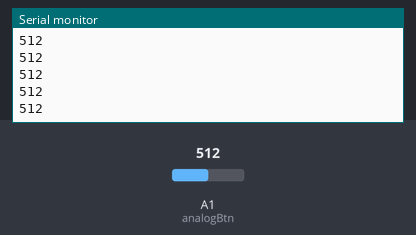
The sketch below on a simulated Arduino Uno, built with avr-gcc and run on an emulated ATmega328P. Parts: the last lines printed to the serial monitor. The test bench sets the inputs (shaded band); at power-on: A1 (analogBtn) = 512.

Above: at 1.2 s.
1.3 s: A1 (analogBtn) set to 716
At 1.56 s:
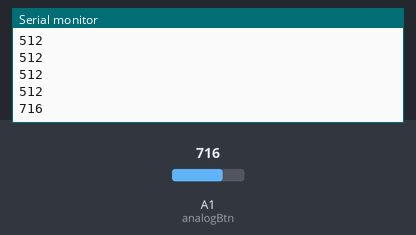
2.8 s: A1 (analogBtn) set to 714
At 2.97 s:
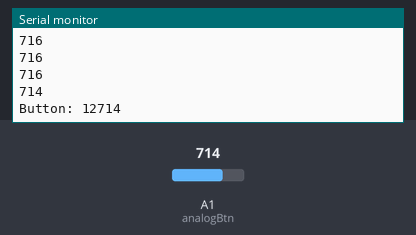
Timing chart, 0 to 5.8 s (numbered marks = the images above; inputs shaded):
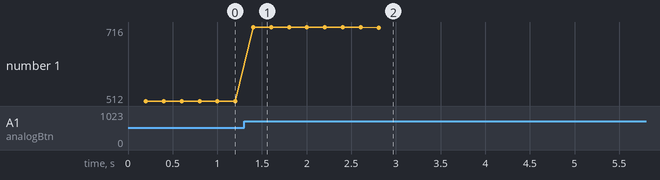

Measured:
- the behaviour switches between 715 and 714 on A1 (analogBtn) (found by bisection; images 1 and 2)
- after the input at 1.3 s, the serial monitor: prints a new line after 0.10 s (image 1)
- after the input at 2.8 s, the serial monitor: prints a new line at once (image 2)
- plotted number 1: 512 → 716 after the input at 1.3 s, 716 → 714 after the input at 2.8 s

The sketch:

Multiple_button.ino
```cpp
// (licence header left out)
int j = 1;
//---------!!!!!!!!!Values of the button might change, set it properly!!!!!----------
int Button[15][3] = {{1, 832, 838}, // button 1
                    {2, 688, 692}, // button 2
                    {3, 508, 511}, // button 3
                    {4, 313, 320}, // button 4
                    {5, 174, 176}, // button 5
                    {6, 886, 888}, // button 1 + button 2
                    {7, 864, 866}, // button 1 + button 3
                    {8, 850, 852}, // button 1 + button 4
                    {9, 842, 845}, // button 1 + button 5
                    {10, 771, 773}, // button 2 + button 3
                    {11, 734, 736}, // button 2 + button 4
                    {12, 711, 714}, // button 2 + button 5
                    {13, 603, 606}, // button 3 + button 4
                    {14, 558, 560}, // button 3 + button 5
                    {15, 405, 409}}; // button 4 + button 5
const int analogBtn = 1;
int label = 0;
int counter = 0;
long time = 0;
int current_state = 0;
int ButtonVal;

void setup(){
 Serial.begin(9600);

}

void loop(){
 if (millis() != time){
   ButtonVal = analogRead(analogBtn);
   if(ButtonVal == current_state && counter >0){
     counter--;
   }
   if(ButtonVal != current_state){
     counter++;
   }
     counter = 0;
     current_state = ButtonVal;
     if (ButtonVal > 2){
      Serial.println(ButtonVal);
       ButtonCheck();
     }
   time = millis();
 }

 delay(200);
}

void ButtonCheck(){
 for(int i = 0; i <= 15; i++){
   if(ButtonVal >= Button[i][j] && ButtonVal <= Button[i][j+1]){
     label = Button[i][0];
     Action();
   }
 }
}

void Action(){
   Serial.print("Button: ");
   Serial.print(label);
}
```
